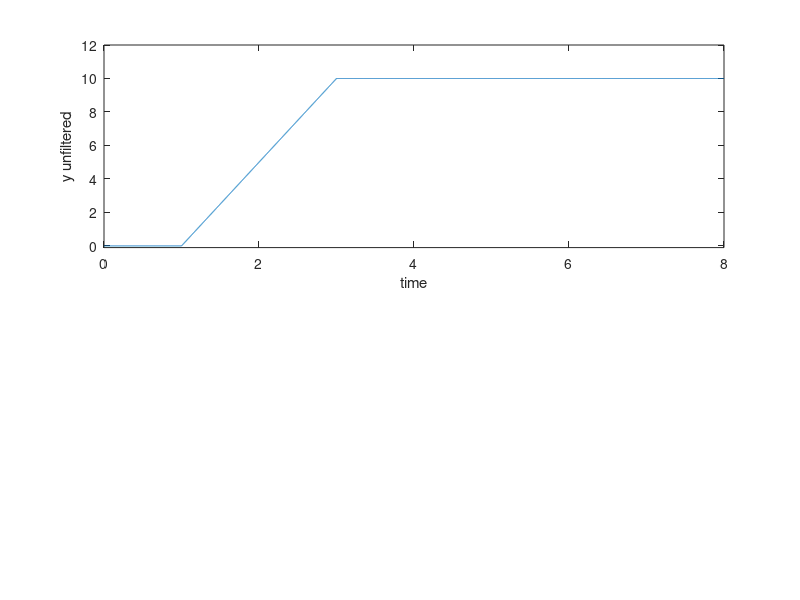

Source code (MATLAB): (Note: this script raises an error after producing the figure.)
% Inversion for the VTOL aircraft
% see paper : A different look at Output Tracking: Control of a VTOL Aircraft
%             By P. Martin, S. Devasia, and B. Paden
%             Automatica, Vol. 32, No. 1, pp.101-107, 1996
%             Please email questions to devasia@u.washington.edu

% Part 1: 
% defining the desired output and filtering it two times
tin = 1; tup =3;  tf = 8; delt = 0.001; ymax = 10;
ramp = ymax/(tup-tin);
t1 = 0:delt:tin; 
t2=max(t1)+delt:delt:tup;
t3=max(t2)+delt:delt:tf;
y0 = zeros(size(t1));
y1 = ramp*(t2-max(t1));
y2 = max(y1)*ones(size(t3));
t = 0:delt:tf; y = [y0 y1 y2];
figure(1); clf; subplot(211), plot(t,y); 
axis([0,tf,-0.1,1.2*ymax])
xlabel('time'); ylabel('y unfiltered')
% filtering the desired signal 
Wf = 1; % choose a filter break frequency in Hz
num = [Wf*2*pi]; den = [1 (Wf*2*pi)]; % first order filter
[Af,Bf,Cf,Df] = tf2SS(num,den);
Sys_f = ss(Af,Bf,Cf,Df); % first order filter system
Sysf = Sys_f*Sys_f*Sys_f*Sys_f*Sys_f; % fifth order filter
[yd,xtemp]= lsim(Sysf,y,t); % filter the desired signal
figure(1);  subplot(212), plot(t,yd); 
xlabel('time'); ylabel('yd')
% numerical differentiation
y1d = diff(yd,1)/(delt^1); % the first derivative of yd
y1d = [y1d;0];
y2d = diff(yd,2)/(delt^2); % the second derivative of yd
y2d = [y2d;0;0];
[mm,nn] = size(y2d);
time = 0:delt:(mm-1)*delt;
figure(1); clf; subplot(311), plot(time,yd)
xlabel('time'); ylabel('yd')
subplot(312), plot(time,y1d)
xlabel('time'); ylabel('yd^1')
subplot(313), plot(time,y2d)
xlabel('time'); ylabel('yd^2')
% in this example 
% the same desired trajectory is used in the x and y directions
Xs= 1; Ys = 1;
xd = yd*Xs; x1d = y1d*Xs; x2d = y2d*Xs;  
yd = yd*Ys; y1d = y1d*Ys; y2d = y2d*Ys;  

figure(2); clf; subplot(311), plot(time,xd)
xlabel('time'); ylabel('xd')
subplot(312), plot(time,x1d)
xlabel('time'); ylabel('xd^1')
subplot(313), plot(time,x2d)
xlabel('time'); ylabel('xd^2')

%return

% Part 2: %%%%%% Description of the System 
%%%%%%%%%%%%%%%%%%%%%%%%%%%%%%%%%%%%%%%%%%%%%%%%%%
lambda = 1; 
epsilon = 0.1; 
g = 9.81; 
gamma =  sqrt(lambda*g/epsilon);

% Part 3: Iterative solution of the internal dynamics 
%%%%%%%%%%%%%%%%%%%%%%%%%%%%%%%%%%%%%%%%%%%%%%%%%%
%% Initiate the iterative procedure 
eta = zeros(2,length(time))';
theta = eta(:,1);
TransM = (1/(2*gamma))*[gamma -1; gamma 1];
% Aold = [0 1; gamma*gamma 0]; TransM*Aold*inv(TransM) --- check internal dynamics decoupling
%
figure(3); clf
theta_store = [];
nsteps = 30;
%% iterative procedure 
for jj = 1:1:nsteps,  
p = (lambda/epsilon)*(((x2d).*cos(theta))+((y2d).*sin(theta)) +(g*sin(theta))  -g*theta);
[zs,zstemp] = lsim(-gamma,(-1/(2*gamma)),1,0,p,t);
[zu,zutemp] = lsim(-gamma,(-1/(2*gamma)),1,0,flipud(p),t);
zu = flipud(zu);
%%%% compute the new internal dynamics
eta = (inv(TransM)*[zs zu]')';
error = norm(theta -eta(:,1))
theta = eta(:,1);
theta_1d = eta(:,2);
theta_store = [theta_store theta];
%%%% plot theta and internal states every iteration 
subplot(311), plot(time,zs); hold on
xlabel('time'); ylabel('z_s')
subplot(312), plot(time,zu)
xlabel('time'); ylabel('z_u'); hold on
subplot(313), plot(time,theta)
xlabel('time'); ylabel('\theta')
drawnow
zoom on; hold on
end
figure(3); hold off
%%%% plot theta changes over the iterations
figure(4); clf
plot(time,theta_store,time,theta,'r')
xlabel('time'); ylabel('iterations of \theta')


% Part 4: Computing the inverse 
%%%%%%%%%%%%%%%%%%%%%%%%%%%%%%%%%%%%%%%%%%%%%%%%%%
u1 = (-(x2d).*sin(theta)) +((y2d+g).*cos(theta));
u2 = (((x2d).*cos(theta)) +((y2d+g).*sin(theta)))/(epsilon);
figure(5); clf
subplot(211), plot(time,u1); 
xlabel('time'); ylabel('u_1')
subplot(212), plot(time,u2)
xlabel('time'); ylabel('u_2');



% Part 5: Apply the inverse to the nomial system 
%%%%%%%%%%%%%%%%%%%%%%%%%%%%%%%%%%%%%%%%%%%%%%%%%%
U = [time' u1 u2 theta theta_1d]; % an array with the time, input and theta vectors
param = [lambda epsilon g  gamma] % a vector with system parameters
[t,xa]=ode45('vtoldiff',[0 10],[0;0;0;0;0;0],[],param,U);


%%% plotting the simulation results


figure(6); clf;
subplot(311), plot(t,xa(:,1),'g',time,xd,'r');
xlabel('time'); ylabel('xd in red, xactual in green')
subplot(312), plot(t,xa(:,3),'g',time,yd,'r');
xlabel('time'); ylabel('yd in red, yactual in green')
subplot(313), plot(t,xa(:,5),'g',time,theta,'r');
xlabel('time'); ylabel('desired \theta in red, \theta in green')

return


